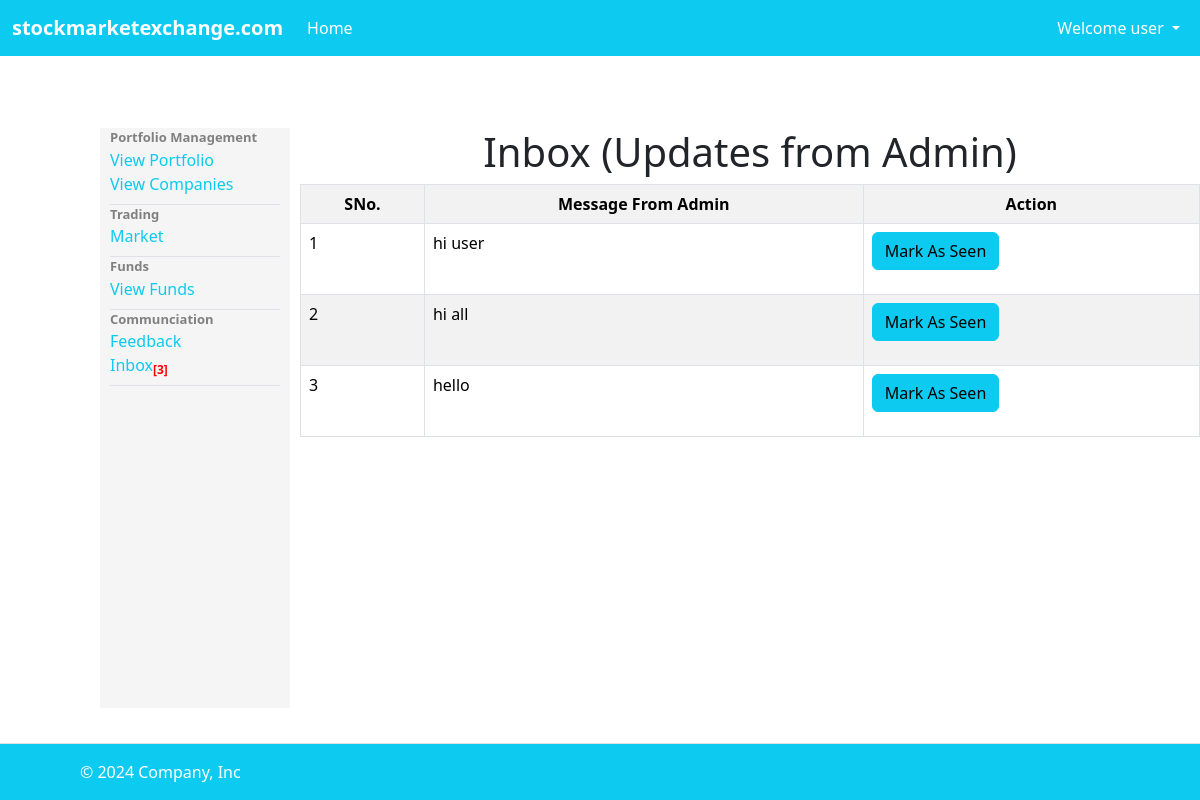
Screenshot of /inboxuser (signed in) with the database file from the repository.
### tables this page shows
CREATE TABLE Inbox_user (Status VARCHAR(255), Message VARCHAR(255) , UserId INTEGER,FOREIGN KEY (UserId) REFERENCES Users(UserId));

### app.py (the view)
@app.route('/inboxuser')
def inboxuser():
    Username1 = session.get('Username')
    userid = session.get('UserId')
    tips = session.get('tips')
    with sqlite3.connect('database.db') as con:
        cur = con.cursor()
        cur.execute("SELECT rowid, Message FROM Inbox_user WHERE UserId=? OR Status='all'",(userid,))
        rows = cur.fetchall()
        con.commit()
        return render_template("viewuserinbox.html",rows=rows,Username1=Username1,tips=tips)

### templates/viewuserinbox.html (shortened to what this page needs)
{% extends "userlogin.html" %}
{% block body %}
<h1 style="text-align: center;">Inbox (Updates from Admin)</h1>
<table style="width: 900px;" class="table table-striped table-bordered">
    <tr style="text-align: center;">
        <th>SNo.</th>
        <th>Message From Admin</th>
        <th>Action</th>
    </tr>
    {% for row in rows %}
    <tr>
        <td>{{ loop.index }}</td>
        <td>{{ row[1] }}</td>
        <td>
            <form action="/admintips" method="post">
                <input type="submit" value="Mark As Seen" class="btn btn-info">
            </form>
        </td>
    </tr>
    {% endfor %}
</table>
{% endblock %}

### rows the page displays
Inbox_user: Message "hi user"
Inbox_user: Message "hi all"
Inbox_user: Message "hello"

### other values shown
{{ Username1 }} "user"
{{ tips }} "3"
